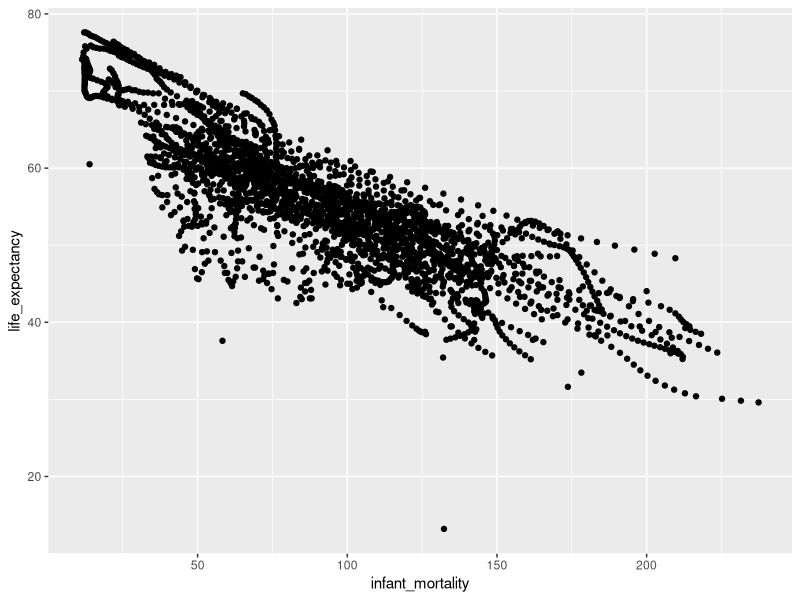
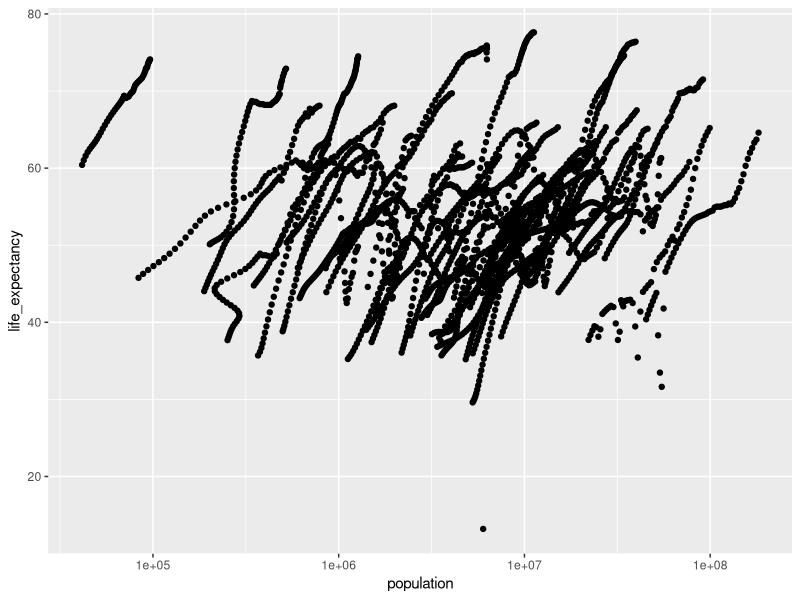
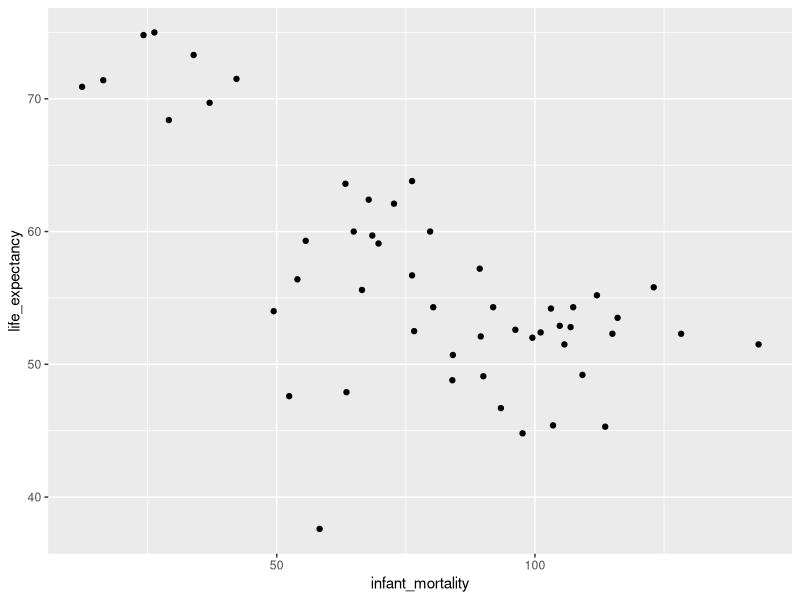
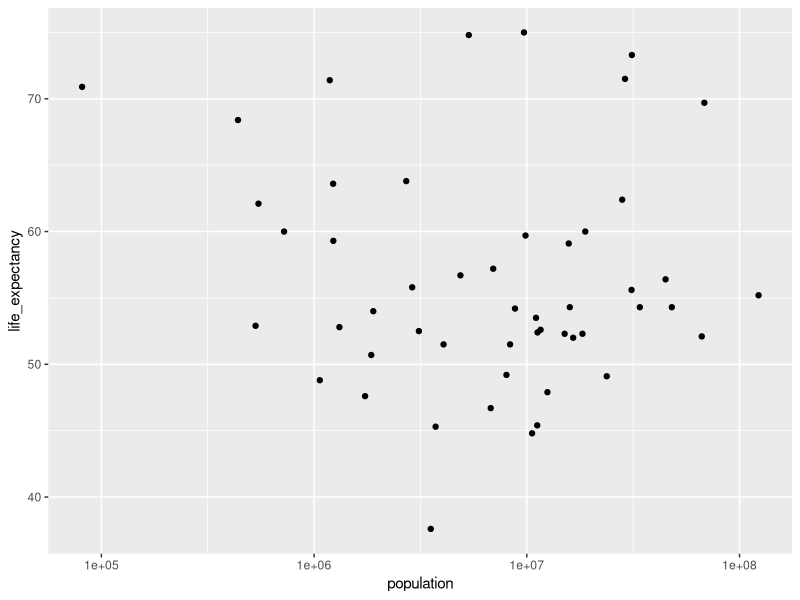
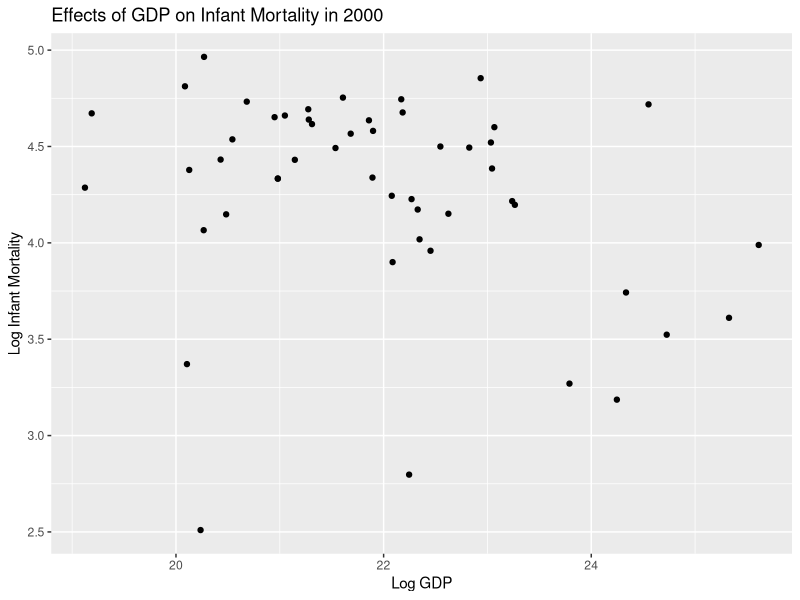
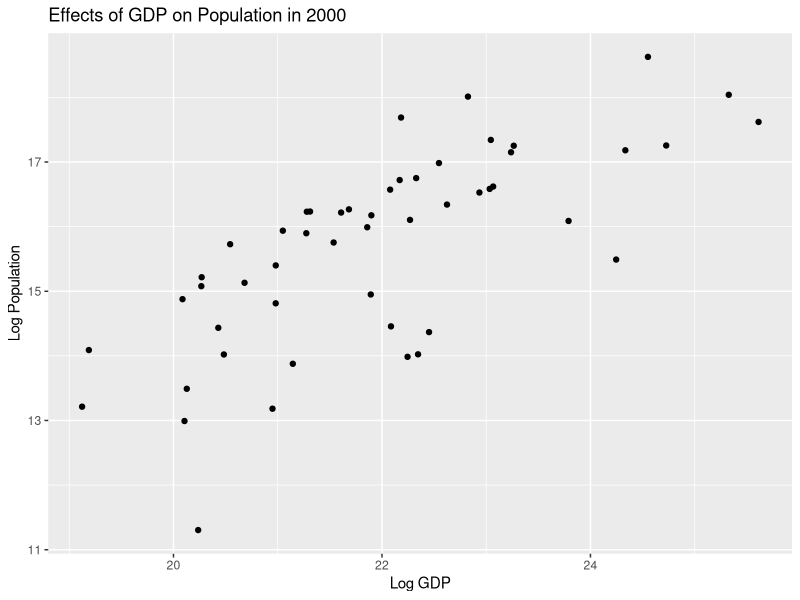

These figures' R source, in order:
## ---- chunk 1
library("dslabs") 
library("tidyverse")
library("ggplot2")
## ---- chunk 2
help(gapminder)
## ---- chunk 3
str(gapminder)
## ---- chunk 4
summary(gapminder)
## ---- chunk 5
summary(gapminder)
## ---- chunk 6
africadata <- gapminder %>% filter(continent == "Africa")
## ---- chunk 7
str(africadata)
## ---- chunk 8
summary(africadata)
## ---- chunk 9
africa_il <- africadata[ , c("infant_mortality","life_expectancy")]
## ---- chunk 10
africa_lp <- africadata[ , c("life_expectancy","population")]
## ---- chunk 11
str(africa_il)
str(africa_lp)
## ---- chunk 12
summary(africa_il)
summary(africa_lp)
## ---- chunk 13
ggplot(africa_il, aes(x=infant_mortality, y=life_expectancy)) +
geom_point() 
## ---- chunk 14
ggplot(africa_lp,aes(x=population, y=life_expectancy)) + geom_point() +
scale_x_continuous(trans="log10") 
## ---- chunk 15
subset(africadata,is.na(infant_mortality))
## ---- chunk 16
africadata_2000 <-africadata %>% filter(year == "2000")
## ---- chunk 17
str(africadata_2000)
summary(africadata_2000)
## ---- chunk 18
ggplot(africadata_2000, aes(x=infant_mortality, y=life_expectancy)) +
geom_point()
## ---- chunk 19
ggplot(africadata_2000, aes(x=population, y=life_expectancy)) +
geom_point() + scale_x_continuous(trans="log10") 
## ---- chunk 20
fit1 <- lm(life_expectancy ~ infant_mortality, data=africadata_2000)
## ---- chunk 21
summary(fit1) 
## ---- chunk 22
fit2 <- lm(life_expectancy ~ population, data=africadata_2000)
## ---- chunk 23
summary(fit2) 
## ---- chunk 24
## install.package('broom') was previously done

## Load package 'broom'
library(broom)

## ---- chunk 25
## Feeling a little curious so I made some graphs...

### Wonder what effects GDP on IM looks like...

ggplot2::ggplot(data = africadata_2000, mapping = aes(x = log(gdp),
                                                      y = log(infant_mortality))) +
  geom_point() + labs(x = "Log GDP", y = "Log Infant Mortality", 
                      title = "Effects of GDP on Infant Mortality in 2000")


### Cool, cool. Now what if I do this with population...
ggplot2::ggplot(data = africadata_2000, mapping = aes(x = log(gdp),
                                                      y = log(population))) +
  geom_point() + labs(x = "Log GDP", y = "Log Population", 
                      title = "Effects of GDP on Population in 2000")
#### ^^ NICEEEEE!


## Fitting GDP against Infant Mortality
fit3 <- lm(gdp ~ infant_mortality, data = africadata_2000)

### Fit3 results
tidy(fit3)


## Fitting GDP against Population
fit4 <- lm(gdp ~ population, data=africadata_2000)

### Fit 4 results
tidy(fit4)
